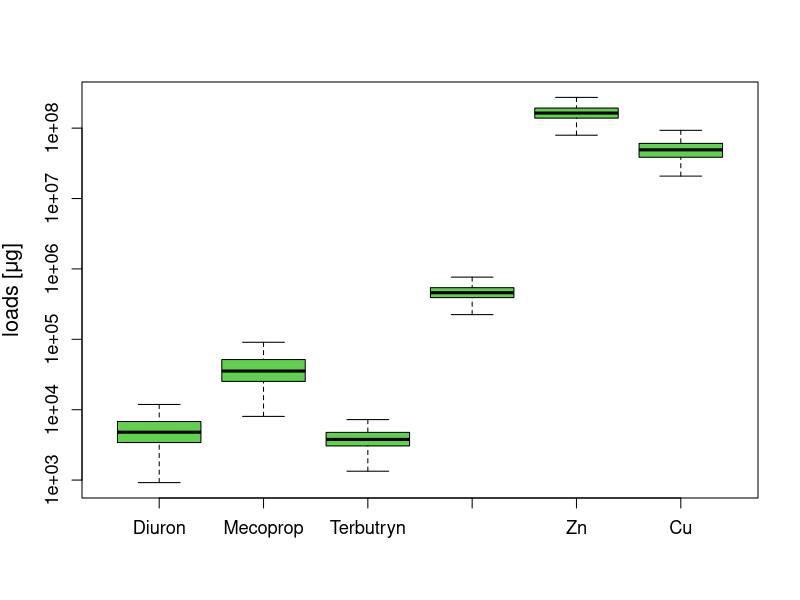

Generate this figure with R: (Note: this script raises an error after producing the figure.)
simulated_loads<-read.csv('data/simulated_loads.csv')

substances <- c('Diuron', 'Mecoprop', 'Terbutryn', 'Benzothiazol', 'Zn', 'Cu')

boxplot(simulated_loads, log = 'y',  ylab= 'loads [μg]', outline=FALSE, cex.axis= 1.1, cex.lab= 1.3, col = 3)

max(simulated_loads[,index_substance])
min(simulated_loads[,index_substance])

for (substance in substances) {
  index_substance<- which(substances==substance)
  boxplot(simulated_loads[,index_substance], 
          main = substance,  
          ylab = 'loads [μg]',
          
          outline = FALSE, 
          cex.axis = 1.1, 
          cex.lab = 1.3, 
          col = 3)
  
}
